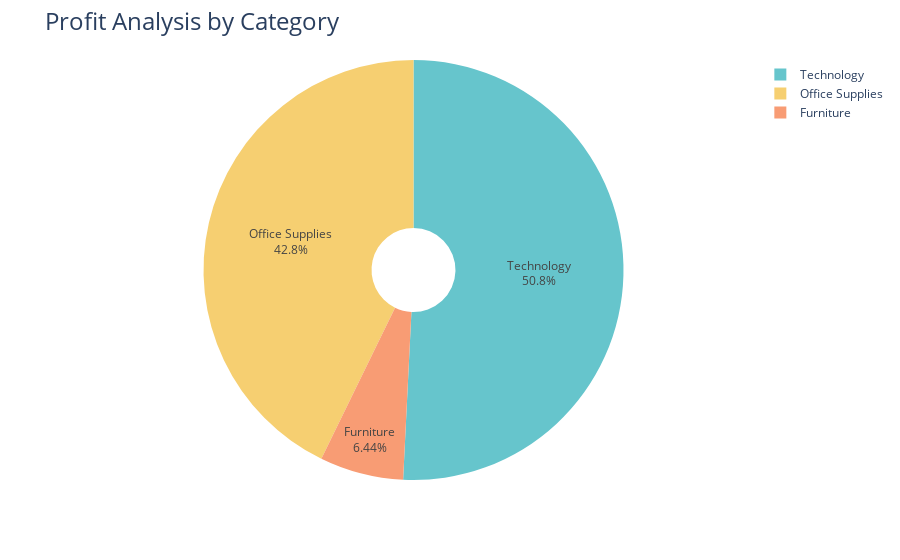

Notebook code cell kept with this figure:
### Code cell
fig =  px.pie(Profit_by_Category,
              values = 'Profit',
              names = 'Category',
              hole = 0.2,
              color_discrete_sequence=px.colors.qualitative.Pastel)

fig.update_traces(textposition = 'inside', textinfo='percent+label')
fig.update_layout(title_text = 'Profit Analysis by Category', title_font= dict(size=24))

fig.show()

### Figure 1 — Plotly figure (JSON) as saved in the notebook; plotly's stock layout.template omitted (floating-point values rounded to 4 significant figures)
{"data": [{"domain": {"x": [0, 1], "y": [0, 1]}, "hole": 0.2, "hovertemplate": "Category=%{label}<br>Profit=%{value}<extra></extra>", "labels": ["Furniture", "Office Supplies", "Technology"], "legendgroup": "", "name": "", "showlegend": true, "textinfo": "percent+label", "textposition": "inside", "type": "pie", "values": [18450.0, 122500.0, 145500.0]}], "layout": {"autosize": true, "legend": {"tracegroupgap": 0}, "margin": {"t": 60}, "piecolorway": ["rgb(102, 197, 204)", "rgb(246, 207, 113)", "rgb(248, 156, 116)", "rgb(220, 176, 242)", "rgb(135, 197, 95)", "rgb(158, 185, 243)", "rgb(254, 136, 177)", "rgb(201, 219, 116)", "rgb(139, 224, 164)", "rgb(180, 151, 231)", "rgb(179, 179, 179)"], "title": {"font": {"size": 24}, "text": "Profit Analysis by Category"}}}
